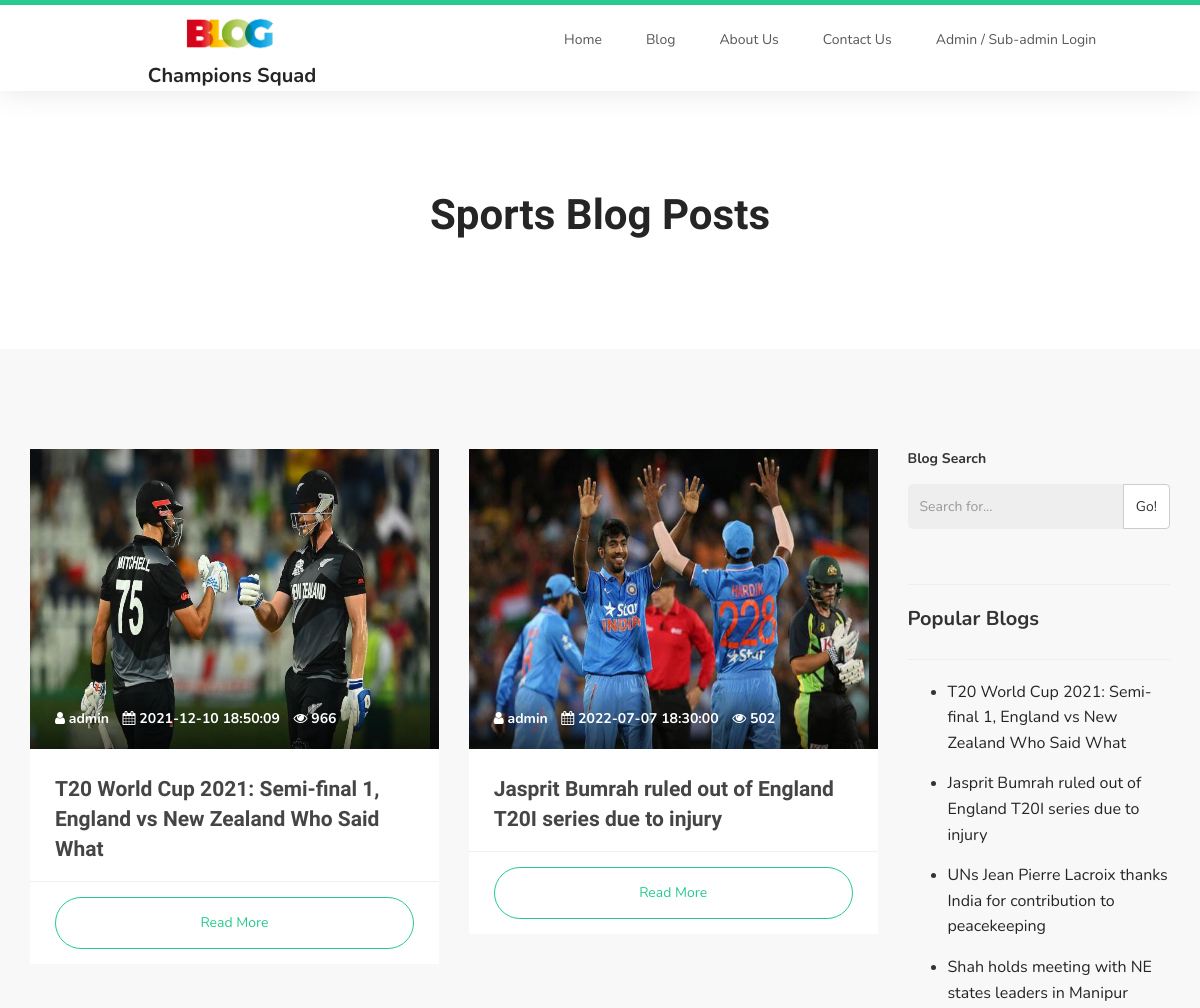
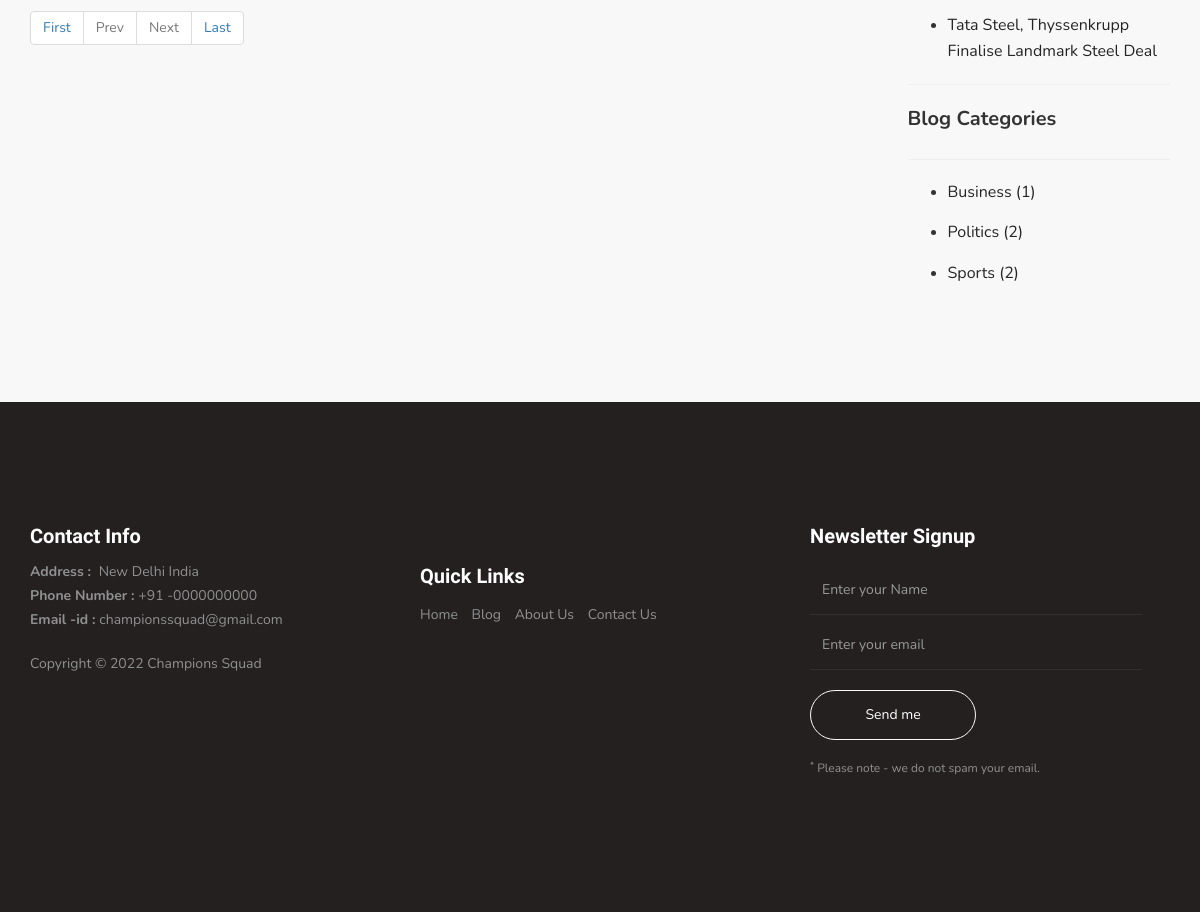
Screenshot of /category-posts.php?catid=3&&catname=Sports with the database file from the repository (2 pictures, top to bottom).
### tables this page shows
CREATE TABLE `tblsite` (
  `id` int(11) NOT NULL,
  `siteTitle` varchar(255) DEFAULT NULL,
  `siteLogo` varchar(255) DEFAULT NULL
);

CREATE TABLE `tblposts` (
  `id` int(11) NOT NULL,
  `PostTitle` longtext DEFAULT NULL,
  `CategoryId` int(11) DEFAULT NULL,
  `SubCategoryId` int(11) DEFAULT NULL,
  `PostDetails` longtext DEFAULT NULL,
  `PostingDate` timestamp NULL DEFAULT current_timestamp(),
  `UpdationDate` timestamp NULL DEFAULT NULL ON UPDATE current_timestamp(),
  `Is_Active` int(1) DEFAULT NULL,
  `PostUrl` mediumtext DEFAULT NULL,
  `PostImage` varchar(255) DEFAULT NULL,
  `viewCounter` int(11) DEFAULT NULL,
  `postedBy` varchar(255) DEFAULT NULL,
  `lastUpdatedBy` varchar(255) DEFAULT NULL,
  `likes` int(11) NOT NULL
);

CREATE TABLE `tblcategory` (
  `id` int(11) NOT NULL,
  `CategoryName` varchar(200) DEFAULT NULL,
  `Description` mediumtext DEFAULT NULL,
  `PostingDate` timestamp NULL DEFAULT current_timestamp(),
  `UpdationDate` timestamp NULL DEFAULT NULL ON UPDATE current_timestamp(),
  `Is_Active` int(1) DEFAULT NULL
);

CREATE TABLE `tblpages` (
  `id` int(11) NOT NULL,
  `PageName` varchar(200) DEFAULT NULL,
  `PageTitle` mediumtext DEFAULT NULL,
  `Description` longtext DEFAULT NULL,
  `PostingDate` timestamp NULL DEFAULT current_timestamp(),
  `UpdationDate` timestamp NULL DEFAULT NULL ON UPDATE current_timestamp()
);

### category-posts.php (the view, shortened to what this page needs)
<?php session_start();
include_once('includes/config.php'); ?>
<!DOCTYPE html>
<html lang="en">
<head>
     <link rel="stylesheet" href="css/bootstrap.min.css">
     <link rel="stylesheet" href="css/font-awesome.min.css">
     <link rel="stylesheet" href="css/owl.carousel.css">
     <link rel="stylesheet" href="css/owl.theme.default.min.css">
     <link rel="stylesheet" href="css/style.css">
</head>
<body id="top" data-spy="scroll" data-target=".navbar-collapse" data-offset="50">
<?php include_once('includes/header.php') ?>
<?php
$catname=$_GET['catname'];
$catid=$_GET['catid'];
 ?>
     <section>
          <div class="container">
               <div class="text-center">
                    <h1><?php echo $catname;?> Blog Posts</h1>
               </div>
          </div>
     </section>
     <section class="section-background">
          <div class="container">
               <div class="row">
            <?php include_once('includes/sidebar.php');?>
                    <div class="col-lg-9 col-xs-12">
                         <div class="row">
<?php
     if (isset($_GET['pageno'])) {
            $pageno = $_GET['pageno'];
        } else {
            $pageno = 1;
        }
        $no_of_records_per_page = 8;
        $offset = ($pageno-1) * $no_of_records_per_page;
        $total_pages_sql = "SELECT COUNT(*) FROM tblposts where tblposts.CategoryId='$catid' and tblposts.Is_Active=1";
        $result = mysqli_query($con,$total_pages_sql);
        $total_rows = mysqli_fetch_array($result)[0];
        $total_pages = ceil($total_rows / $no_of_records_per_page);
$query=mysqli_query($con,"select tblposts.postedBy ,tblposts.viewCounter,tblposts.id as pid,tblposts.PostTitle as posttitle,tblposts.PostImage,tblcategory.CategoryName as category,tblcategory.id as cid,tblsubcategory.Subcategory as subcategory,tblposts.PostDetails as postdetails,tblposts.PostingDate as postingdate,tblposts.PostUrl as url from tblposts left join tblcategory on tblcategory.id=tblposts.CategoryId left join  tblsubcategory on  tblsubcategory.SubCategoryId=tblposts.SubCategoryId where tblposts.Is_Active=1 and tblposts.CategoryId='$catid' order by tblposts.id desc  LIMIT $offset, $no_of_records_per_page");
while ($row=mysqli_fetch_array($query)) {
?>
                              <div class="col-sm-6" style="height:550px;">
                                   <div class="courses-thumb courses-thumb-secondary">
                                        <div class="courses-top">
                                             <div class="courses-image">
                                                  <img src="admin/postimages/<?php echo htmlentities($row['PostImage']);?>"  alt="<?php echo htmlentities($row['posttitle']);?>" width="400" height="300">
                                             </div>
                                             <div class="courses-date">
                                                  <span title="Author"><i class="fa fa-user"></i> <?php echo htmlentities($row['postedBy']);?></span>
                                                  <span title="Date"><i class="fa fa-calendar"></i> <?php echo htmlentities($row['postingdate']);?></span>
                                                  <span title="Views"><i class="fa fa-eye"></i> <?php echo htmlentities($row['viewCounter']);?></span>
                                             </div>
                                        </div>
                                        <div class="courses-detail">
                                             <h3><a href="blog-post-details.php?bid=<?php echo htmlentities($row['pid'])?>"><?php echo htmlentities($row['posttitle']);?></a></h3>
                                        </div>
                                        <div class="courses-info">
                                             <a href="blog-post-details.php?bid=<?php echo htmlentities($row['pid'])?>" class="section-btn btn btn-primary btn-block">Read More</a>
                                        </div>
                                   </div>
                              </div>
           <?php } ?>
  </div>
    <ul class="pagination justify-content-center mb-4">
        <li class="page-item"><a href="?pageno=1"  class="page-link">First</a></li>
        <li class="<?php if($pageno <= 1){ echo 'disabled'; } ?> page-item">
            <a href="<?php if($pageno <= 1){ echo '#'; } else { echo "?pageno=".($pageno - 1); } ?>" class="page-link">Prev</a>
        </li>
        <li class="<?php if($pageno >= $total_pages){ echo 'disabled'; } ?> page-item">
            <a href="<?php if($pageno >= $total_pages){ echo '#'; } else { echo "?pageno=".($pageno + 1); } ?> " class="page-link">Next</a>
        </li>
        <li class="page-item"><a href="?pageno=<?php echo $total_pages; ?>" class="page-link">Last</a></li>
    </ul>
                    </div>
               </div>
          </div>
     </section>
 <?php include_once('includes/footer.php') ?>
</body>
</html>

### includes/header.php (shortened to what this page needs)
     <section class="navbar custom-navbar navbar-fixed-top" role="navigation">
          <div class="container">
               <div class="navbar-header">
                <?php $query=mysqli_query($con,"select * from tblsite");
while($row=mysqli_fetch_array($query)){
$logo=$row['siteLogo'];
$wtitle=$row['siteTitle'];
}  ?>
<div align="center">
                    <a href="index.php">  <img src="admin/assets/images/<?php echo $logo;?>" width="100"><br />
          <font style=" font-size: 20px; font-weight:bold; padding-left: 1%"><?php echo $wtitle;?></font>       </a>
     </div>
               </div>
               <div class="collapse navbar-collapse">
                    <ul class="nav navbar-nav navbar-nav-first">
                         <li><a href="index.php">Home</a></li>
                         <li><a href="blog-posts.php">Blog</a></li>
                         <li><a href="about-us.php">About Us</a></li>
                         <li><a href="contact.php">Contact Us</a></li>
                         <li><a href="admin/">Admin / Sub-admin Login</a></li>
                    </ul>
               </div>
          </div>
     </section>

### includes/sidebar.php
        <div class="col-lg-3 pull-right col-xs-12">
                         <div class="form">
                              <form action="search.php" method="post">
                                   <div class="form-group">
                                        <label class="control-label">Blog Search</label>
                                        <div class="input-group">
                                             <input type="text" class="form-control" placeholder="Search for..." name="searchinput">
                                             <span class="input-group-btn">
                                                  <button class="btn btn-default" type="submit" name="submit">Go!</button>
                                             </span>
                                        </div>
                                   </div>
                              </form>
                         </div>
                         <br>
<hr/>
                         <label class="control-label" style="font-size:20px;">Popular Blogs</label>
                         <hr />
                         <ul class="list">
                              <?php
$query1=mysqli_query($con,"select tblposts.id as pid,tblposts.PostTitle as posttitle from tblposts left join tblcategory on tblcategory.id=tblposts.CategoryId left join  tblsubcategory on  tblsubcategory.SubCategoryId=tblposts.SubCategoryId where tblposts.Is_Active=1   order by likes desc limit 5");
while ($result=mysqli_fetch_array($query1)) {
?>
                              <li><a href="blog-post-details.php?bid=<?php echo htmlentities($result['pid'])?>"><?php echo htmlentities($result['posttitle']);?></a></li>
                         <?php } ?>
                         </ul>
<hr ?>
  <label class="control-label"  style="font-size:20px;">Blog Categories</label>
  <hr />
             <ul class="list">
<?php $query=mysqli_query($con,"select CategoryName,count(tblposts.id) as totalpost,tblcategory.id as catid from tblposts  join tblcategory on tblcategory.id=tblposts.CategoryId where tblposts.Is_Active=1   group by CategoryName");
while($row=mysqli_fetch_array($query))
{
?>
                    <li>
                      <a href="category-posts.php?catid=<?php echo htmlentities($row['catid'])?>&&catname=<?php echo htmlentities($row['CategoryName']);?>"><?php echo htmlentities($row['CategoryName']);?> (<?php echo htmlentities($row['totalpost']);?>)</a>
                    </li>
<?php } ?>
                  </ul>
                    </div>

### includes/footer.php (shortened to what this page needs)
     <footer id="footer">
          <div class="container">
               <div class="row">
                    <div class="col-md-4 col-sm-6">
                         <div class="footer-info">
                           <div class="section-title">
                                   <h2>Contact Info</h2>
                              </div>
<?php
$pagetype='contactus';
$query=mysqli_query($con,"select PageTitle,Description from tblpages where PageName='$pagetype'");
while($row=mysqli_fetch_array($query))
{
?>
                              <address>
                                   <p><?php echo $row['Description'];?></p>
                              </address>
                     <?php }  ?>
                              <div class="copyright-text">
                                   <p>Copyright &copy; <?php echo date('Y');?> <?php echo $wtitle;?></p>
                              </div>
                         </div>
                    </div>
                    <div class="col-md-4 col-sm-6">
                         <div class="footer-info">
                              <div class="footer_menu">
                                   <h2>Quick Links</h2>
                                   <ul>
                                        <li><a href="index.php">Home</a></li>
                               <li><a href="blog-posts.php">Blog</a></li>
                         <li><a href="about-us.php">About Us</a></li>
                         <li><a href="contact.php">Contact Us</a></li>
                                   </ul>
                              </div>
                         </div>
                    </div>
                    <div class="col-md-4 col-sm-12">
                         <div class="footer-info newsletter-form">
                              <div class="section-title">
                                   <h2>Newsletter Signup</h2>
                              </div>
                              <div>
                                   <div class="form-group">
                                        <form method="post" method="get">
                                               <input type="text" class="form-control" placeholder="Enter your Name" name="fname" id="fname" required>
                                             <input type="email" class="form-control" placeholder="Enter your email" name="email" id="email" required>
                                             <input type="submit" class="form-control" name="subscribe" id="form-submit" value="Send me">
                                        </form>
                                        <span><sup>*</sup> Please note - we do not spam your email.</span>
                                   </div>
                              </div>
                         </div>
                    </div>
               </div>
          </div>
     </footer>

### rows the page displays
tblsite: siteLogo (picture), siteTitle "Champions Squad"
tblposts: PostTitle "T20 World Cup 2021: Semi-final 1, England vs New Zealand Who Said What", PostImage (picture), postedBy "admin", PostingDate "2021-12-10 18:50:09", viewCounter "966"
tblposts: PostTitle "Jasprit Bumrah ruled out of England T20I series due to injury", PostImage (picture), postedBy "admin", PostingDate "2022-07-07 18:30:00", viewCounter "502"
tblposts: PostTitle "UNs Jean Pierre Lacroix thanks India for contribution to peacekeeping"
tblposts: PostTitle "Shah holds meeting with NE states leaders in Manipur"
tblposts: PostTitle "Tata Steel, Thyssenkrupp Finalise Landmark Steel Deal"
tblcategory: CategoryName "Business", totalpost "1"
tblcategory: CategoryName "Politics", totalpost "2"
tblcategory: CategoryName "Sports", totalpost "2"
tblpages: Description "Address : New Delhi India Phone Number : +91 -0000000000 Email -id : championssquad@gmail.com"

### other values shown
$catname "Sports"
